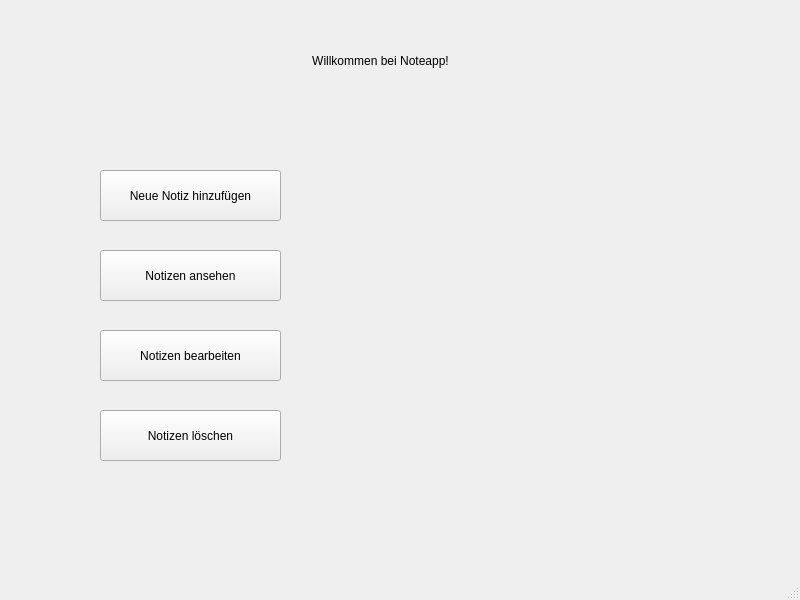
<?xml version="1.0" encoding="UTF-8"?>
<ui version="4.0">
 <class>MainWindow</class>
 <widget class="QMainWindow" name="MainWindow">
  <property name="geometry">
   <rect>
    <x>0</x>
    <y>0</y>
    <width>800</width>
    <height>600</height>
   </rect>
  </property>
  <property name="windowTitle">
   <string>MainWindow</string>
  </property>
  <widget class="QWidget" name="centralwidget">
   <widget class="QLabel" name="label">
    <property name="geometry">
     <rect>
      <x>240</x>
      <y>20</y>
      <width>281</width>
      <height>81</height>
     </rect>
    </property>
    <property name="text">
     <string>Willkommen bei Noteapp!</string>
    </property>
    <property name="alignment">
     <set>Qt::AlignmentFlag::AlignCenter</set>
    </property>
   </widget>
   <widget class="QPushButton" name="addNoteButton">
    <property name="geometry">
     <rect>
      <x>100</x>
      <y>170</y>
      <width>181</width>
      <height>51</height>
     </rect>
    </property>
    <property name="text">
     <string>Neue Notiz hinzufügen</string>
    </property>
   </widget>
   <widget class="QPushButton" name="displayNotesButton">
    <property name="geometry">
     <rect>
      <x>100</x>
      <y>250</y>
      <width>181</width>
      <height>51</height>
     </rect>
    </property>
    <property name="text">
     <string>Notizen ansehen</string>
    </property>
   </widget>
   <widget class="QPushButton" name="deleteNoteButton">
    <property name="geometry">
     <rect>
      <x>100</x>
      <y>410</y>
      <width>181</width>
      <height>51</height>
     </rect>
    </property>
    <property name="text">
     <string>Notizen löschen</string>
    </property>
   </widget>
   <widget class="QPushButton" name="editNoteButton">
    <property name="geometry">
     <rect>
      <x>100</x>
      <y>330</y>
      <width>181</width>
      <height>51</height>
     </rect>
    </property>
    <property name="text">
     <string>Notizen bearbeiten</string>
    </property>
   </widget>
  </widget>
  <widget class="QStatusBar" name="statusbar"/>
 </widget>
 <resources/>
 <connections>
  <connection>
   <sender>addNoteButton</sender>
   <signal>clicked()</signal>
   <receiver>MainWindow</receiver>
   <slot>on_addNoteButton_clicked()</slot>
  </connection>
 </connections>
</ui>
